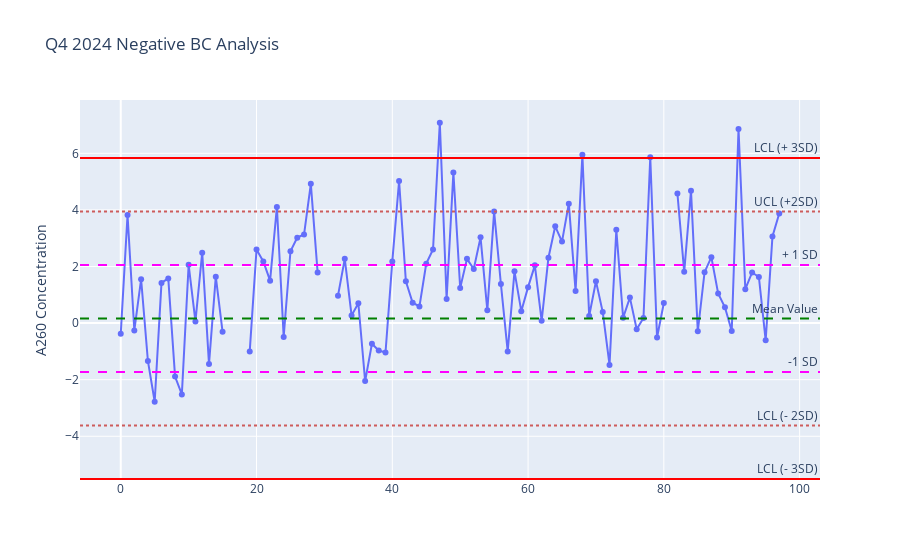

This figure's notebook cell:
### Markdown cell above
# Q4 2021

### Code cell
import plotly.graph_objects as go

print(df_stat.iloc[:1])
fig = go.Figure(data=go.Scatter(y=df['A260 Concentration (ng/ul)'],
           mode='lines+markers'))

fig.add_hline(y=cl_q4_21, line_color = 'green', line_dash="dash",
              annotation_text="Mean Value", 
              annotation_position="top right")

fig.add_hline(y=q4_21_3sd_pos, line_color = 'red',
              annotation_text="LCL (+ 3SD)", 
              annotation_position="top right")
fig.add_hline(y=q4_21_2sd_pos, line_color = 'indianred',line_dash='dot',
              annotation_text="UCL (+2SD)", 
              annotation_position="top right")

fig.add_hline(y=q4_21_sd_pos, line_color = 'magenta',line_dash="dash",
              annotation_text="+ 1 SD", 
              annotation_position="top right")

fig.add_hline(y=q4_21_sd_neg, line_color = 'magenta',line_dash="dash",
              annotation_text="-1 SD", 
              annotation_position="top right")


fig.add_hline(y=q4_21_2sd_neg, line_color = 'indianred',line_dash='dot',
              annotation_text="LCL (- 2SD)", 
              annotation_position="top right")

fig.add_hline(y=q4_21_3sd_neg, line_color = 'red',
              annotation_text="LCL (- 3SD)", 
              annotation_position="top right")
fig.update_layout(title= 'Q4 2024 Negative BC Analysis',
                  yaxis_title="A260 Concentration")

fig.show()

fig.write_html("Q4_21.html")

### Figure 1 — Plotly figure (JSON) as saved in the notebook; plotly's stock layout.template omitted (floating-point values rounded to 4 significant figures)
{"data": [{"mode": "lines+markers", "type": "scatter", "y": [-0.38, 3.82, -0.26, 1.55, -1.34, -2.78, 1.42, 1.58, -1.89, -2.52, 2.06, 0.06, 2.49, -1.45, 1.64, -0.31, null, null, null, -1, 2.6, 2.18, 1.5, 4.1, -0.49, 2.54, 3.02, 3.13, 4.92, 1.79, null, null, 0.97, 2.27, 0.27, 0.7, -2.05, -0.73, -0.97, -1.04, 2.18, 5.02, 1.48, 0.72, 0.59, 2.1, 2.6, 7.08, 0.85, 5.32, 1.24, 2.27, 1.91, 3.03, 0.45, 3.94, 1.38, -1, 1.83, 0.42, 1.27, 2.04, 0.08, 2.31, 3.42, 2.88, 4.22, 1.13, 5.95, 0.25, 1.48, 0.39, -1.48, 3.3, 0.19, 0.9, -0.22, 0.18, 5.86, -0.51, 0.71, null, 4.58, 1.81, 4.68, -0.29, 1.8, 2.33, 1.05, 0.56, -0.28, 6.86, 1.2, 1.79, 1.63, -0.61, 3.06, 3.87]}], "layout": {"annotations": [{"showarrow": false, "text": "Mean Value", "x": 1, "xanchor": "right", "xref": "x domain", "y": 0.16, "yanchor": "bottom", "yref": "y"}, {"showarrow": false, "text": "LCL (+ 3SD)", "x": 1, "xanchor": "right", "xref": "x domain", "y": 5.83, "yanchor": "bottom", "yref": "y"}, {"showarrow": false, "text": "UCL (+2SD)", "x": 1, "xanchor": "right", "xref": "x domain", "y": 3.94, "yanchor": "bottom", "yref": "y"}, {"showarrow": false, "text": "+ 1 SD", "x": 1, "xanchor": "right", "xref": "x domain", "y": 2.05, "yanchor": "bottom", "yref": "y"}, {"showarrow": false, "text": "-1 SD", "x": 1, "xanchor": "right", "xref": "x domain", "y": -1.73, "yanchor": "bottom", "yref": "y"}, {"showarrow": false, "text": "LCL (- 2SD)", "x": 1, "xanchor": "right", "xref": "x domain", "y": -3.62, "yanchor": "bottom", "yref": "y"}, {"showarrow": false, "text": "LCL (- 3SD)", "x": 1, "xanchor": "right", "xref": "x domain", "y": -5.51, "yanchor": "bottom", "yref": "y"}], "shapes": [{"line": {"color": "green", "dash": "dash"}, "type": "line", "x0": 0, "x1": 1, "xref": "x domain", "y0": 0.16, "y1": 0.16, "yref": "y"}, {"line": {"color": "red"}, "type": "line", "x0": 0, "x1": 1, "xref": "x domain", "y0": 5.83, "y1": 5.83, "yref": "y"}, {"line": {"color": "indianred", "dash": "dot"}, "type": "line", "x0": 0, "x1": 1, "xref": "x domain", "y0": 3.94, "y1": 3.94, "yref": "y"}, {"line": {"color": "magenta", "dash": "dash"}, "type": "line", "x0": 0, "x1": 1, "xref": "x domain", "y0": 2.05, "y1": 2.05, "yref": "y"}, {"line": {"color": "magenta", "dash": "dash"}, "type": "line", "x0": 0, "x1": 1, "xref": "x domain", "y0": -1.73, "y1": -1.73, "yref": "y"}, {"line": {"color": "indianred", "dash": "dot"}, "type": "line", "x0": 0, "x1": 1, "xref": "x domain", "y0": -3.62, "y1": -3.62, "yref": "y"}, {"line": {"color": "red"}, "type": "line", "x0": 0, "x1": 1, "xref": "x domain", "y0": -5.51, "y1": -5.51, "yref": "y"}], "title": {"text": "Q4 2024 Negative BC Analysis"}, "yaxis": {"title": {"text": "A260 Concentration"}}}}
